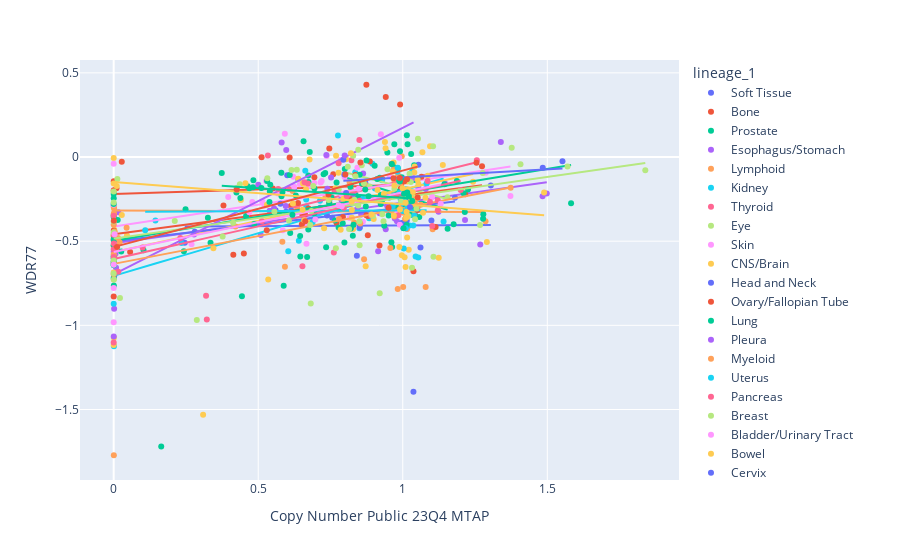

The cell this chart's notebook holds for it:
### Markdown cell above
If all goes well, you'll be seeing PRMT5, RIOK1 and MAT2A in the list. Well that's not a coincidence: as it turns out, in about 15% of human cancers there's a loss of a gene called MTAP. This loss is associated with cancer severity. MTAP works closely with another gene, MAT2A, and when both are lost, it causes a deadly effect in cancer cells due to the blocking of a protein called PRMT5.
 
  
See, for instance: 
* [MTAP Deletions in Cancer Create Vulnerability to Targeting of the MAT2A/PRMT5/RIOK1 Axis](https://www.sciencedirect.com/science/article/pii/S2211124716302996) 
* [Combined inhibition of MTAP and MAT2a mimics synthetic lethality in tumor models via PRMT5 inhibition](https://www.ncbi.nlm.nih.gov/pmc/articles/PMC10770533/)

So here's a curveball: why is [WDR77](https://www.ncbi.nlm.nih.gov/gene/79084) here? Go browse the literature and try to figure out!

So let's explore this effect, essentially when the MTAP is absent in cancer cells, then MAT2A/PRMT5/RIOK1 have a strong effect. Which is exactly what we see in the data: copy number of MTAP is correlated with gene effect - i.e.: the lower the copy number, the stronger (more negative, remember this convention) is the effect of this gene.

Let's find a way to visualize this.

### Code cell
import plotly.express as px

joint_data = pd.concat([df, additional], axis=1, join='inner')
px.scatter( joint_data, y = 'WDR77', x = 'Copy Number Public 23Q4 MTAP', color = joint_data['lineage_1'], trendline='ols' )
